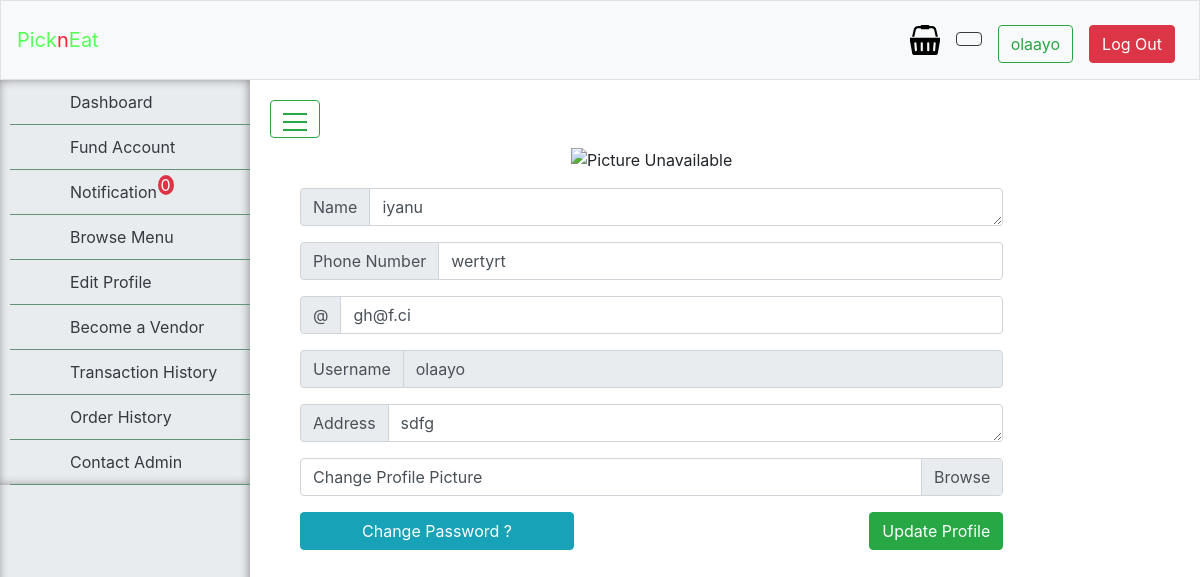
Screenshot of /profile (signed in) with the database file from the repository.
### tables this page shows
CREATE TABLE "users" (
	"id"	INTEGER NOT NULL PRIMARY KEY AUTOINCREMENT UNIQUE,
	"full_name"	TEXT NOT NULL,
	"username"	TEXT NOT NULL,
	"email"	TEXT NOT NULL,
	"phone_number"	TEXT NOT NULL,
	"address"	TEXT NOT NULL,
	"user_type"	TEXT NOT NULL,
	"password"	TEXT NOT NULL,
	"user_image"	TEXT,
	"balance"	INTEGER NOT NULL DEFAULT 0,
	"status"	TEXT NOT NULL DEFAULT 'active',
	"time_stamp"	TEXT NOT NULL,
	"business_name"	TEXT DEFAULT 'None',
	"business_address"	TEXT DEFAULT 'None',
	"business_number"	TEXT DEFAULT 'None',
	"user_view"	TEXT DEFAULT 'user',
	"cart"	TEXT DEFAULT '-',
	"application"	TEXT
);

### router/router.py (the view)
    @app.route("/profile", methods=["GET", "POST"])
    @login_required
    def profile():
        return profile_handler(request, database)

### application.py (called while the page is built)
@app.after_request
def after_request(response):
    response.headers["Cache-Control"] = "no-cache, no-store, must-revalidate"
    response.headers["Expires"] = 0
    response.headers["Pragma"] = "no-cache"
    return response

### controllers/user.py (called while the page is built, shortened)
def profile_handler(request, database):
    user = database.execute("SELECT * FROM users WHERE username=:username", username=session.get("username"))
    if request.method == "GET":
        return render_template("profile.html", user=user[0])

def login_required(f):
    @wraps(f)
    def decorated_function(*args, **kwargs):
        if not session.get("username"):
            return redirect("/login")
        return f(*args, **kwargs)
    return decorated_function

### templates/profile.html (shortened to what this page needs)
{%extends "layout2.html" %}
{% block main %}
    <form action="/profile" method="POST" enctype="multipart/form-data">
        <div class="col-lg-10 form-group text-center">
            <img src={{user["user_image"]}} class="img-fluid" alt="Picture Unavailable" style="height: 50vh"/>
        </div>
        <div class="form-group">
            <div class="col-lg-10 input-group mb-3">
                <div class="input-group-prepend">
                    <span class="input-group-text">Name</span>
                </div>
                <textarea class="form-control" name="full_name" rows="1" aria-label="full_name">{{user["full_name"]}}</textarea>
            </div>
        </div>
        <div class="form-group">
            <div class="col-lg-10 input-group mb-3">
                <div class="input-group-prepend">
                    <span class="input-group-text" id="phone_number_prepend">Phone Number</span>
                </div>
                <input type="text" class="form-control" id="email" name="phone_number" value={{user["phone_number"]}} aria-label="phone_number" aria-describedby="phone_number_prepend">
            </div>
        </div>
        <div class="form-group">
            <div class="col-lg-10 input-group mb-3">
                <div class="input-group-prepend">
                    <span class="input-group-text" id="email_prepend">@</span>
                </div>
                <input type="text" class="form-control" name="email"  value={{user["email"]}}  aria-label="email" aria-describedby="email_prepend">
            </div>
        </div>
        <div class="form-group">
            <div class="col-lg-10 input-group mb-3">
                <div class="input-group-prepend">
                    <span class="input-group-text" id="username_prepend">Username</span>
                </div>
                <input type="text" class="form-control" value={{session["username"]}} aria-label="username" aria-describedby="username_prepend" readonly>
            </div>
        </div>
        <div class="form-group col-lg-10 mb-3">
            <div class="input-group">
                <div class="input-group-prepend">
                    <span class="input-group-text">Address</span>
                </div>
                <textarea class="form-control" name="address" rows="1" aria-label="Address">{{user["address"]}}</textarea>
            </div>
        </div>
        <div class="col-lg-10 form-group">
            <div class="custom-file">
            <label class="custom-file-label" for="user_image">Change Profile Picture</label>
            </div>
        </div>
        <div class="col-lg-10 form-group">
            <button type="submit" class="btn btn-success float-right" >Update Profile</button>
            <input type="text" id="request" class="btn btn-info float-left" readonly value="Change Password ?" />
        </div>
    </form>
{% endblock %}

### templates/layout2.html (shortened to what this page needs)
<!DOCTYPE html>
<html lang="en">
    <head>
        <link href="https://maxcdn.bootstrapcdn.com/bootstrap/4.1.3/css/bootstrap.min.css" rel="stylesheet">
        <link href="/static/styles.css" rel="stylesheet">
        <link href="/static/sidebar.css" rel="stylesheet">
        <link rel="stylesheet" type="text/css" href="https://cdn.datatables.net/1.10.20/css/jquery.dataTables.css">
    </head>
{% block body%}
    <body>
{% endblock %}
        <nav class="navbar navbar-expand-md navbar-light bg-light border">
                <a class="navbar-brand" href="/dashboard"><span class="green">Pick</span><span class="white">n</span><span class="green">Eat</span><span class="green"></a>
                <div class="collapse navbar-collapse" id="navbar">
                        <ul class="navbar-nav ml-auto mt-2">
                                {%if session["user_type"] == "user" or session["user_type"] == "vendor" and session["user_view"] == "user" %}
                                <li class="nav-item">
                                    <a class="nav-link" href="/display_cart"><span><?xml version="1.0" ?>
                                    <sup class="cart" id="cart"></sup></span>
                                </a>
                                </li>
                                {% endif %}
                            {% if session["user_type"] != "admin" %}
                                <li class="nav-item nav-link"><span class="btn btn-outline-dark" id="balance"></span></li>
                                {% endif %}
                            <li class="nav-item"><a class="nav-link" href="/profile"><span class="btn btn-outline-success">{{session["username"]}}</span></a></li>
                            <li class="nav-item"><a class="nav-link" href="/logout"><span class="btn btn-danger">Log Out</span></a></li>
                        </ul>
                </div>
            </nav>
                    <div class="wrapper">
                            <nav id="sidebar">
                                <div class="sidebar">
                                    {% if session["user_type"] == "admin" %}
                                    <ul>
                                        <li><a href='/dashboard' > Dashboard </a></li>
                                        <li><a href='/notification' > Notification <span class="badge-danger custom-badge" id="notifs">0</span> </a></li>
                                        <li><a href='/transaction_log' > View Transactions </a></li>
                                        <li><a href='/menu_log' > View Menus </a></li>
                                        <li><a href='/manage_users' > Manage Users </a></li>
                                        <li><a href='/order_log' > View Orders </a></li>
                                        <li><a href='/vendor_verification' > Vendor Application </a></li>
                                    </ul>
                                    {% else %}
                                        <ul>
                                            <li><a href='/dashboard'> Dashboard </a></li>
                                            <li><a href='/fund' > Fund Account </a></li>
                                            <li><a href='/notification' > Notification <span class="badge-danger custom-badge" id="notifs">0</span> </a></li>
                                            <li><a href='/browse' > Browse Menu </a></li>
                                            <li><a href='/profile' > Edit Profile </a></li>
                                            {% if session["user_type"] != "vendor" %}
                                                <li><a href='/apply' > Become a Vendor </a></li>
                                            {% endif %}
                                            <li><a href='/transaction_history' > Transaction History </a></li>
                                            <li><a href='/order_history' > Order History </a></li>
                                            <li><a href='/contact' > Contact Admin </a></li>
                                        </ul>
                                    {% endif %}
                </div>
            </nav>
                            <div id="content">
                                <label  id="toggle-sidebar" class="btn btn-outline-success"  type="button">
                                    <span></span>
                                    <span></span>
                                    <span></span>
                                </label>
                                <div class="container">
                                    <main>
                                        {% block main %}{% endblock main %}
                                    </main>
                                </div>
                            </div>
    </body>
</html>

### static/styles.css (style rules this page uses)
.green { color: #5f5; }
.white { color: #f23; }
nav { background-color: yellow; }
a:link { text-decoration: none; }
#toggle-sidebar > span { display: block; width: 1.5em; height: 0.5em; border-bottom: #28a745 2px solid; }
.custom-badge { position: relative; bottom: 7px; right: 4px; padding: 0 3px 0 3px; border-radius: 50%; }

### static/sidebar.css (style rules this page uses)
.sidebar { position: relative; top:0; left:0; width:250px; transition: all 300ms cubic-bezier(0.65, 0.05, 0.36, 1); box-shadow: inset -1px 0 10px rgba(0, 0, 0, 0.4); background: #e9ecef; }
.sidebar:after { content: ''; background-color: #253238; position: absolute; top: 0; z-index: -1; height: 100%; width: 58px; }
.sidebar ul { list-style:none; padding-left:10px; }
.sidebar ul li { padding:10px; border-bottom: #64917c 1px solid; }
.sidebar ul li a { color:#343a40; display:block; padding-left:50px; }
.wrapper { display: flex; width: 100%; align-items: stretch; perspective: 1500px; }
#sidebar { min-width: 250px; max-width: 250px; transition: all 300ms cubic-bezier(0.65, 0.05, 0.36, 1); box-shadow: inset -1px 0 10px rgba(0, 0, 0, 0.4); background: #e9ecef; transform-origin: bottom left; }
#content { width: 100%; padding: 20px; min-height: 90vh; transition: all 0.3s; }

### rows the page displays
users: username "olaayo", full_name "iyanu", phone_number "wertyrt", email "gh@f.ci", address "sdfg"
